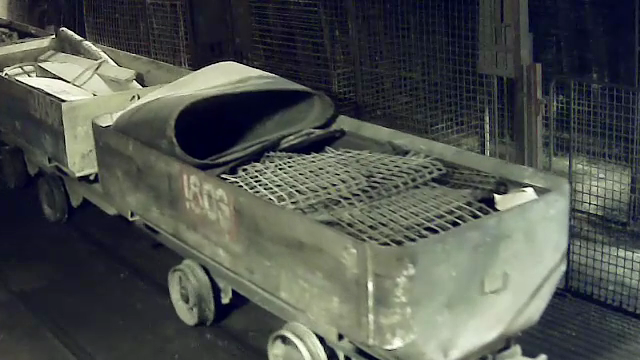
#> input picture film_processing/3_a.png, 640 x 360 px
$ python countours.py --image ../film_processing/3_a.png
#> lines starting #> are read from the running program, lines starting #| are printed output that depends on the picture; after the words box and inside, x2 and y2 are one past the last pixel; in counts of white or black regions, pixels touching at a corner belong together
# import the necessary packages
from cv2 import CV_32FC1
import numpy as np
import argparse
import cv2
# construct the argument parse and parse the arguments
ap = argparse.ArgumentParser()
ap.add_argument("-i", "--image", help = "path to the image")
args = vars(ap.parse_args())
# load the image
image = cv2.imread(args["image"])
#> image is the input picture: shape (360, 640, 3); mean B, G, R 77.4, 81.5, 77.4
gray = cv2.cvtColor(image,cv2.COLOR_BGR2GRAY)
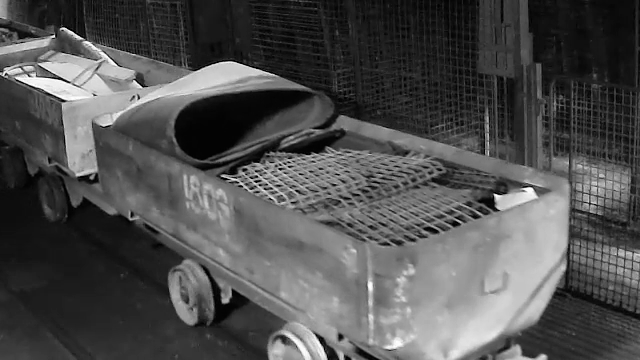
#> gray: shape (360, 640); min 0, max 255, mean 79.8
#ret,thresh = cv2.threshold(image,127,255,cv2.THRESH_BINARY_INV)
contours,hierarchy = cv2.findContours(gray, cv2.RETR_LIST, cv2.CHAIN_APPROX_SIMPLE)
#> contours = 92 contours, 91 with area under 20; largest, box (x1, y1, x2, y2) and area: (0, 0, 640, 360) 229401

area = 0
cords = 0

for i in range(len(contours)):
    cnt = contours[i]
    x,y,w,h = cv2.boundingRect(cnt)
    this_area = w*h
    if this_area>area:
        area=this_area
        cords = x,y,w,h
#> this loop made 92 passes
#> (x, y, w, h, this_area, area) on pass 92: (0, 0, 640, 360, 230400, 230400)
#> after the loop, area = 230400

height,width,channels = image.shape
#> height = 360; width = 640; channels = 3

contoured = cv2.rectangle(image,(max(int(cords[0]*0.9),0),max(int(cords[1]*0.9),0)),(min(int((cords[0]+cords[2])*1.1),width),min(int((cords[1]+cords[3])*1.1),height)),(0,255,0),2)
cv2.imshow("sialala",contoured)
cv2.waitKey(0)
